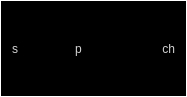
<?xml version="1.0" encoding="UTF-8"?>
<ui version="4.0">
 <class>MainWindow</class>
 <widget class="QMainWindow" name="MainWindow">
  <property name="geometry">
   <rect>
    <x>0</x>
    <y>0</y>
    <width>187</width>
    <height>97</height>
   </rect>
  </property>
  <property name="contextMenuPolicy">
   <enum>Qt::ContextMenuPolicy::CustomContextMenu</enum>
  </property>
  <property name="windowTitle">
   <string>MiniStocks</string>
  </property>
  <widget class="QWidget" name="centralwidget">
   <property name="sizePolicy">
    <sizepolicy hsizetype="Preferred" vsizetype="Preferred">
     <horstretch>0</horstretch>
     <verstretch>0</verstretch>
    </sizepolicy>
   </property>
   <property name="styleSheet">
    <string notr="true">background-color:white</string>
   </property>
   <layout class="QVBoxLayout" name="verticalLayout">
    <property name="leftMargin">
     <number>1</number>
    </property>
    <property name="topMargin">
     <number>1</number>
    </property>
    <property name="rightMargin">
     <number>1</number>
    </property>
    <property name="bottomMargin">
     <number>1</number>
    </property>
    <item>
     <widget class="QFrame" name="frame">
      <property name="styleSheet">
       <string notr="true">background-color:black
</string>
      </property>
      <property name="frameShape">
       <enum>QFrame::Shape::Box</enum>
      </property>
      <property name="frameShadow">
       <enum>QFrame::Shadow::Sunken</enum>
      </property>
      <layout class="QHBoxLayout" name="horizontalLayout">
       <item>
        <widget class="QLabel" name="symbolColumn">
         <property name="enabled">
          <bool>false</bool>
         </property>
         <property name="styleSheet">
          <string notr="true">color:lightgray</string>
         </property>
         <property name="text">
          <string>s</string>
         </property>
        </widget>
       </item>
       <item>
        <spacer name="spacer1">
         <property name="orientation">
          <enum>Qt::Orientation::Horizontal</enum>
         </property>
         <property name="sizeType">
          <enum>QSizePolicy::Policy::Fixed</enum>
         </property>
         <property name="sizeHint" stdset="0">
          <size>
           <width>10</width>
           <height>0</height>
          </size>
         </property>
        </spacer>
       </item>
       <item>
        <widget class="QLabel" name="priceColumn">
         <property name="enabled">
          <bool>false</bool>
         </property>
         <property name="styleSheet">
          <string notr="true">color:lightgray</string>
         </property>
         <property name="text">
          <string>p</string>
         </property>
         <property name="alignment">
          <set>Qt::AlignmentFlag::AlignLeading|Qt::AlignmentFlag::AlignLeft|Qt::AlignmentFlag::AlignVCenter</set>
         </property>
         <property name="margin">
          <number>0</number>
         </property>
         <property name="indent">
          <number>3</number>
         </property>
        </widget>
       </item>
       <item>
        <spacer name="spacer2">
         <property name="orientation">
          <enum>Qt::Orientation::Horizontal</enum>
         </property>
         <property name="sizeType">
          <enum>QSizePolicy::Policy::Fixed</enum>
         </property>
         <property name="sizeHint" stdset="0">
          <size>
           <width>10</width>
           <height>0</height>
          </size>
         </property>
        </spacer>
       </item>
       <item>
        <widget class="QLabel" name="changColumn">
         <property name="enabled">
          <bool>false</bool>
         </property>
         <property name="styleSheet">
          <string notr="true">color:lightgray</string>
         </property>
         <property name="text">
          <string>ch</string>
         </property>
         <property name="alignment">
          <set>Qt::AlignmentFlag::AlignRight|Qt::AlignmentFlag::AlignTrailing|Qt::AlignmentFlag::AlignVCenter</set>
         </property>
        </widget>
       </item>
      </layout>
      <zorder>symbolColumn</zorder>
      <zorder>priceColumn</zorder>
      <zorder>changColumn</zorder>
      <zorder>spacer2</zorder>
      <zorder>spacer1</zorder>
     </widget>
    </item>
   </layout>
  </widget>
 </widget>
 <resources/>
 <connections/>
</ui>
